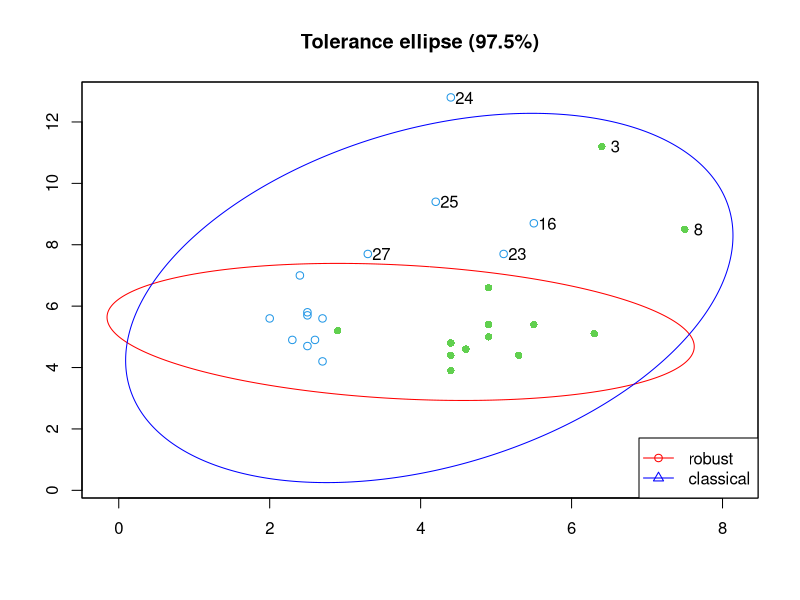
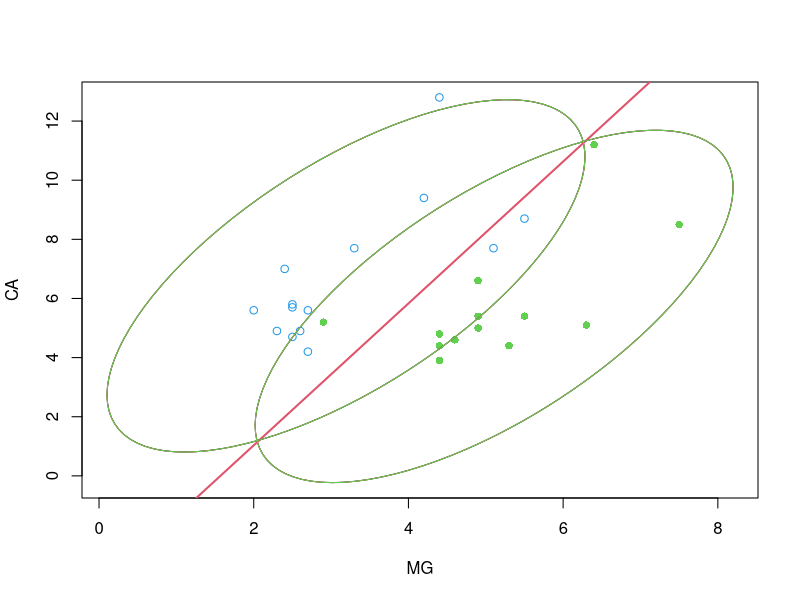

These charts were generated, in order, by the following R code:
library(rrcov)

data(pottery)
x <- pottery[,c("MG", "CA")]
grp <- pottery$origin

##
## Compute robust location and covariance matrix and
## plot the tolerance ellipses
library(rrcov)
(mcd <- CovMcd(x))
col <- c(3,4)
gcol <- ifelse(grp == "Attic", col[1], col[2])
gpch <- ifelse(grp == "Attic", 16, 1)
plot(mcd, which="tolEllipsePlot", class=TRUE, col=gcol, pch=gpch)


##
## Perform classical LDA and plot the data, 0.975 tolerance ellipses
##  and LDA separation line
##
x <- pottery[,c("MG", "CA")]
grp <- pottery$origin
lda <- LdaClassic(x, grp)
lda

## Calculate the ellipses using the package 'ellipse'
require(ellipse)
e1 <- ellipse(x=lda@cov, centre=lda@center[1,], level=0.975)
e2 <- ellipse(x=lda@cov, centre=lda@center[2,], level=0.975)

## Calculate the ellipses using the package 'rrcov'
e3 <- getEllipse(loc=lda@center[1,], cov=lda@cov)
e4 <- getEllipse(loc=lda@center[2,], cov=lda@cov)

## Calculate the ellipses using the package 'cluster'
require(cluster)
e5 <- ellipsoidPoints(lda@cov, qchisq(0.975, 2), lda@center[1,])
e6 <- ellipsoidPoints(lda@cov, qchisq(0.975, 2), lda@center[2,])

plot(CA~MG, data=pottery, col=gcol, pch=gpch,
    xlim=c(min(MG,e1[,1], e2[,1]), max(MG,e1[,1], e2[,1])),
    ylim=c(min(CA,e1[,2], e2[,2]), max(CA,e1[,2], e2[,2])))

ab <- lda@ldf[1,] - lda@ldf[2,]
cc <- lda@ldfconst[1] - lda@ldfconst[2]
abline(a=-cc/ab[2], b=-ab[1]/ab[2], col=2, lwd=2)

lines(e1, type="l", col=1)
lines(e2, type="l", col=1)
lines(e3, type="l", col=2)
lines(e4, type="l", col=2)
lines(e3, type="l", col=3)
lines(e4, type="l", col=3)
